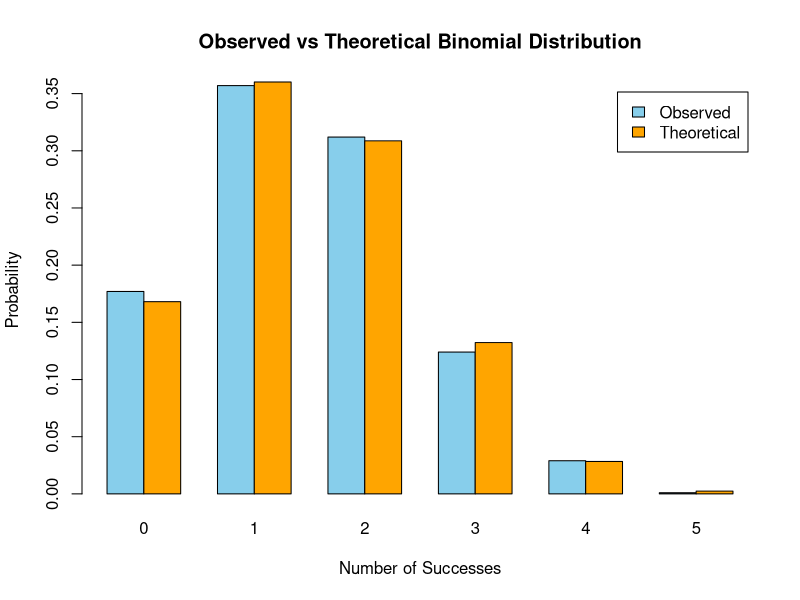

R code for this plot:
# Set seed for reproducibility
set.seed(123)

# I. Generate sample from Binomial(n = 5, p = 0.3)
sample_data <- rbinom(n = 1000, size = 5, prob = 0.3)

# II. Observed distribution (relative frequency)
observed_freq <- table(sample_data) / length(sample_data)

# III. Theoretical binomial probabilities
x_vals <- 0:5
theoretical_prob <- dbinom(x_vals, size = 5, prob = 0.3)

# Combine into a data frame for comparison
comparison <- data.frame(
  Successes = x_vals,
  Observed = as.numeric(observed_freq[as.character(x_vals)]),
  Theoretical = theoretical_prob
)

# Replace NA with 0 for missing observed values
comparison$Observed[is.na(comparison$Observed)] <- 0

print(comparison)

# IV. Plot comparison
barplot(
  rbind(comparison$Observed, comparison$Theoretical),
  beside = TRUE,
  names.arg = comparison$Successes,
  col = c("skyblue", "orange"),
  legend = c("Observed", "Theoretical"),
  main = "Observed vs Theoretical Binomial Distribution",
  xlab = "Number of Successes",
  ylab = "Probability"
)
